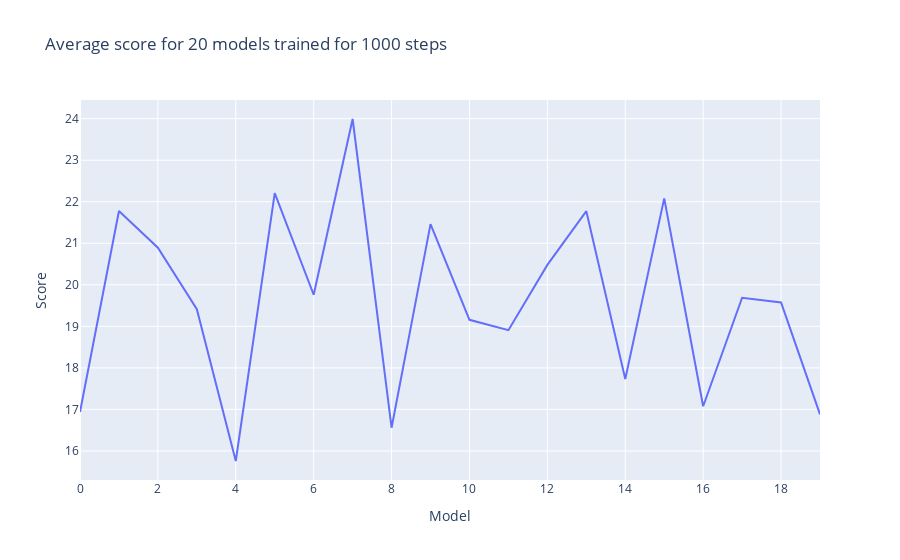

The cell this chart's notebook holds for it:
### Code cell
step = 1000

models = list()
avg_list = list()
for i in range(1000):
    Qmodel = QLearning(game)
    scores = Qmodel.train(step, float('inf'), reward)
    scores, average = benchmark(Qmodel, W, H)
    avg_list.append(average)
    models.append(Qmodel)

plot(avg_list, title="Average score for 20 models trained for 1000 steps", x_label="Model", y_label="Score")

### Figure 1 — Plotly figure (JSON) as saved in the notebook; plotly's stock layout.template omitted (floating-point values rounded to 4 significant figures)
{"data": [{"mode": "lines", "name": "Scores", "type": "scatter", "x": [0, 1, 2, 3, 4, 5, 6, 7, 8, 9, 10, 11, 12, 13, 14, 15, 16, 17, 18, 19], "y": [16.94, 21.78, 20.89, 19.41, 15.76, 22.21, 19.76, 23.99, 16.56, 21.46, 19.16, 18.91, 20.48, 21.77, 17.73, 22.08, 17.08, 19.69, 19.57, 16.88]}], "layout": {"title": {"text": "Average score for 20 models trained for 1000 steps"}, "xaxis": {"title": {"text": "Model"}}, "yaxis": {"title": {"text": "Score"}}}}
